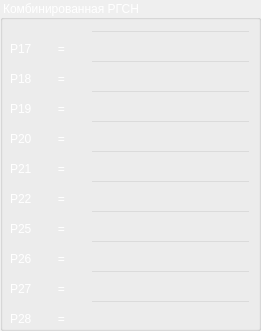
    <widget class="QGroupBox" name="P_TAB2">
     <property name="geometry">
      <rect>
       <x>280</x>
       <y>0</y>
       <width>261</width>
       <height>331</height>
      </rect>
     </property>
     <property name="styleSheet">
      <string notr="true">QGroupBox
{
color: white
}</string>
     </property>
     <property name="title">
      <string>Комбинированная РГСН</string>
     </property>
     <widget class="QLabel" name="P_16">
      <property name="geometry">
       <rect>
        <x>10</x>
        <y>250</y>
        <width>67</width>
        <height>17</height>
       </rect>
      </property>
      <property name="styleSheet">
       <string notr="true">QLabel
{
color: white
}</string>
      </property>
      <property name="text">
       <string>P26        =</string>
      </property>
     </widget>
     <widget class="QLabel" name="P_17">
      <property name="geometry">
       <rect>
        <x>10</x>
        <y>160</y>
        <width>67</width>
        <height>17</height>
       </rect>
      </property>
      <property name="styleSheet">
       <string notr="true">QLabel
{
color: white
}</string>
      </property>
      <property name="text">
       <string>P21        =</string>
      </property>
     </widget>
     <widget class="QLabel" name="P_18">
      <property name="geometry">
       <rect>
        <x>10</x>
        <y>40</y>
        <width>67</width>
        <height>17</height>
       </rect>
      </property>
      <property name="styleSheet">
       <string notr="true">QLabel
{
color: white
}</string>
      </property>
      <property name="text">
       <string>P17        =</string>
      </property>
     </widget>
     <widget class="QLabel" name="P_19">
      <property name="geometry">
       <rect>
        <x>10</x>
        <y>220</y>
        <width>67</width>
        <height>17</height>
       </rect>
      </property>
      <property name="styleSheet">
       <string notr="true">QLabel
{
color: white
}</string>
      </property>
      <property name="text">
       <string>P25        =</string>
      </property>
     </widget>
     <widget class="QLabel" name="P_20">
      <property name="geometry">
       <rect>
        <x>10</x>
        <y>100</y>
        <width>67</width>
        <height>17</height>
       </rect>
      </property>
      <property name="styleSheet">
       <string notr="true">QLabel
{
color: white
}</string>
      </property>
      <property name="text">
       <string>P19        =</string>
      </property>
     </widget>
     <widget class="QLabel" name="P_21">
      <property name="geometry">
       <rect>
        <x>10</x>
        <y>190</y>
        <width>67</width>
        <height>17</height>
       </rect>
      </property>
      <property name="styleSheet">
       <string notr="true">QLabel
{
color: white
}</string>
      </property>
      <property name="text">
       <string>P22        =</string>
      </property>
     </widget>
     <widget class="QLabel" name="P_22">
      <property name="geometry">
       <rect>
        <x>10</x>
        <y>130</y>
        <width>67</width>
        <height>17</height>
       </rect>
      </property>
      <property name="styleSheet">
       <string notr="true">QLabel
{
color: white
}</string>
      </property>
      <property name="text">
       <string>P20        =</string>
      </property>
     </widget>
     <widget class="QLabel" name="P_23">
      <property name="geometry">
       <rect>
        <x>10</x>
        <y>70</y>
        <width>67</width>
        <height>17</height>
       </rect>
      </property>
      <property name="styleSheet">
       <string notr="true">QLabel
{
color: white
}</string>
      </property>
      <property name="text">
       <string>P18        =</string>
      </property>
     </widget>
     <widget class="QLabel" name="P_24">
      <property name="geometry">
       <rect>
        <x>10</x>
        <y>280</y>
        <width>67</width>
        <height>17</height>
       </rect>
      </property>
      <property name="styleSheet">
       <string notr="true">QLabel
{
color: white
}</string>
      </property>
      <property name="text">
       <string>P27        =</string>
      </property>
     </widget>
     <widget class="QLabel" name="P_25">
      <property name="geometry">
       <rect>
        <x>10</x>
        <y>310</y>
        <width>67</width>
        <height>17</height>
       </rect>
      </property>
      <property name="styleSheet">
       <string notr="true">QLabel
{
color: white
}</string>
      </property>
      <property name="text">
       <string>P28        =</string>
      </property>
     </widget>
     <widget class="QLineEdit" name="l18">
      <property name="geometry">
       <rect>
        <x>90</x>
        <y>30</y>
        <width>161</width>
        <height>31</height>
       </rect>
      </property>
      <property name="styleSheet">
       <string notr="true">QLineEdit
{
background: rgb(0,0,0,0);
color: white;
}</string>
      </property>
      <property name="text">
       <string/>
      </property>
     </widget>
     <widget class="QLineEdit" name="l19">
      <property name="geometry">
       <rect>
        <x>90</x>
        <y>60</y>
        <width>161</width>
        <height>31</height>
       </rect>
      </property>
      <property name="styleSheet">
       <string notr="true">QLineEdit
{
background: rgb(0,0,0,0);
color: white;
}</string>
      </property>
      <property name="text">
       <string/>
      </property>
     </widget>
     <widget class="QLineEdit" name="l20">
      <property name="geometry">
       <rect>
        <x>90</x>
        <y>90</y>
        <width>161</width>
        <height>31</height>
       </rect>
      </property>
      <property name="styleSheet">
       <string notr="true">QLineEdit
{
background: rgb(0,0,0,0);
color: white;
}</string>
      </property>
      <property name="text">
       <string/>
      </property>
     </widget>
     <widget class="QLineEdit" name="l21">
      <property name="geometry">
       <rect>
        <x>90</x>
        <y>120</y>
        <width>161</width>
        <height>31</height>
       </rect>
      </property>
      <property name="styleSheet">
       <string notr="true">QLineEdit
{
background: rgb(0,0,0,0);
color: white;
}</string>
      </property>
      <property name="text">
       <string/>
      </property>
     </widget>
     <widget class="QLineEdit" name="l22">
      <property name="geometry">
       <rect>
        <x>90</x>
        <y>150</y>
        <width>161</width>
        <height>31</height>
       </rect>
      </property>
      <property name="styleSheet">
       <string notr="true">QLineEdit
{
background: rgb(0,0,0,0);
color: white;
}</string>
      </property>
      <property name="text">
       <string/>
      </property>
     </widget>
     <widget class="QLineEdit" name="l23">
      <property name="geometry">
       <rect>
        <x>90</x>
        <y>180</y>
        <width>161</width>
        <height>31</height>
       </rect>
      </property>
      <property name="styleSheet">
       <string notr="true">QLineEdit
{
background: rgb(0,0,0,0);
color: white;
}</string>
      </property>
      <property name="text">
       <string/>
      </property>
     </widget>
     <widget class="QLineEdit" name="l24">
      <property name="geometry">
       <rect>
        <x>90</x>
        <y>210</y>
        <width>161</width>
        <height>31</height>
       </rect>
      </property>
      <property name="styleSheet">
       <string notr="true">QLineEdit
{
background: rgb(0,0,0,0);
color: white;
}</string>
      </property>
      <property name="text">
       <string/>
      </property>
     </widget>
     <widget class="QLineEdit" name="l25">
      <property name="geometry">
       <rect>
        <x>90</x>
        <y>240</y>
        <width>161</width>
        <height>31</height>
       </rect>
      </property>
      <property name="styleSheet">
       <string notr="true">QLineEdit
{
background: rgb(0,0,0,0);
color: white;
}</string>
      </property>
      <property name="text">
       <string/>
      </property>
     </widget>
     <widget class="QLineEdit" name="l26">
      <property name="geometry">
       <rect>
        <x>90</x>
        <y>270</y>
        <width>161</width>
        <height>31</height>
       </rect>
      </property>
      <property name="styleSheet">
       <string notr="true">QLineEdit
{
background: rgb(0,0,0,0);
color: white;
}</string>
      </property>
      <property name="text">
       <string/>
      </property>
     </widget>
     <widget class="QLineEdit" name="l27">
      <property name="geometry">
       <rect>
        <x>90</x>
        <y>300</y>
        <width>161</width>
        <height>31</height>
       </rect>
      </property>
      <property name="styleSheet">
       <string notr="true">QLineEdit
{
background: rgb(0,0,0,0);
color: white;
}</string>
      </property>
      <property name="text">
       <string/>
      </property>
     </widget>
    </widget>
